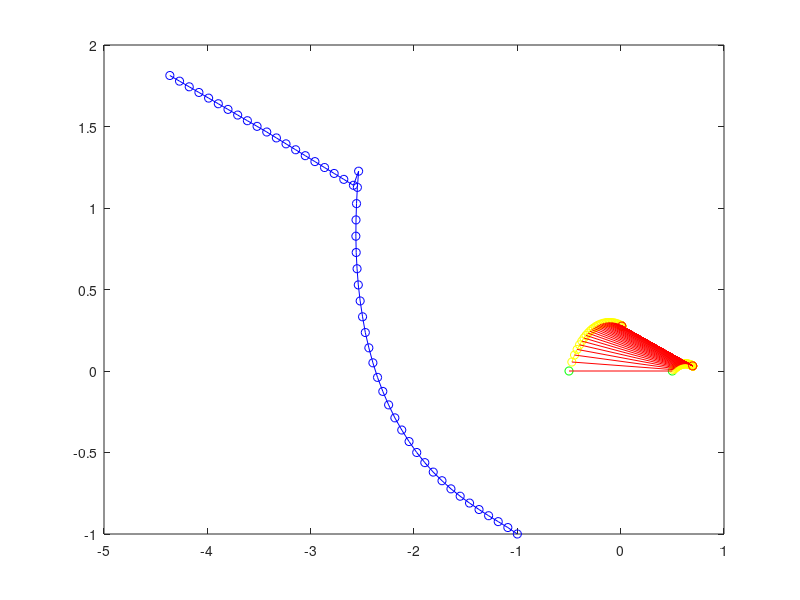

Here is the MATLAB script that generated this plot: (Note: this script raises an error after producing the figure.)
clear; clc;

% ---------------------hyper-parameters------------------------
hp.number_interval = 50;
hp.time_interval = 1.0;
hp.number_evader = 2;
hp.number_pursuer = 1;
hp.vemax_repulsion = 0.4;
hp.vemax_attraction = 0;
hp.vp = 0.1;
hp.K = 1.0;
hp.epsilon = 0.05*2;
hp.angle_resolution = 1.0;
hp.alpha = 0.8;

% file = load('data_file.mat');

% hp.initial_pursuer_position = file.initial_pursuer_position;
hp.initial_pursuer_position = [-1;-1];

% hp.initial_evader_position = rand(2*hp.number_evader,1)*2-1;
% hp.initial_evader_position = file.initial_evader_position;
hp.initial_evader_position = [0.5;0;-0.5;0];

hp.destination = [0;0];
% ---------------------------hyper-parameters------------------------

pursuer_trajectory = zeros(2*hp.number_pursuer,hp.number_interval+1);
evader_trajectory = zeros(2*hp.number_evader,hp.number_interval+1);
pursuer_trajectory(:,1) = hp.initial_pursuer_position;
evader_trajectory(:,1) = hp.initial_evader_position;
distance_list = zeros(4,hp.number_interval+1);

for t = 1:hp.number_interval
    metric_list = zeros(360/hp.angle_resolution,1);
	for angle = 0:hp.angle_resolution:359.999
		pursuer_evader_vector = reshape(evader_trajectory(:,t),2,hp.number_evader) - repmat(pursuer_trajectory(:,t),[1,hp.number_evader]);
		pursuer_evader_distance = sqrt(sum(pursuer_evader_vector.^2,1));
		pursuer_temp_position = pursuer_trajectory(:,t) + [hp.vp*cos(angle);hp.vp*sin(angle)]*hp.time_interval;
		pursuer_velocity = [hp.vp*cos(angle);hp.vp*sin(angle)];
		costheta = (transpose(pursuer_velocity)*pursuer_evader_vector)./(pursuer_evader_distance*norm(pursuer_velocity));
		repulsion_term = reshape(0.5*hp.vemax_repulsion*repmat(exp(-hp.K*pursuer_evader_distance).*(1+costheta),[2,1]).*(pursuer_evader_vector./repmat(pursuer_evader_distance,[2,1])),2*hp.number_evader,1);
		evader_temp_position = evader_trajectory(:,t) + repulsion_term*hp.time_interval;
		evader_destination_vector = reshape(evader_temp_position,2,hp.number_evader) - repmat(hp.destination,[1,hp.number_evader]);
		evader_destination_total_distance = sum(sqrt(sum(evader_destination_vector.^2,1)));
        inter_evader_distance = norm(evader_temp_position(1:2,1) - evader_temp_position(3:4,1));
		metric_list(angle/hp.angle_resolution+1,1) = hp.alpha*evader_destination_total_distance + (1-hp.alpha)*inter_evader_distance;
	end
	[~,loc] = min(metric_list);
    optimal_angle = (loc-1)*hp.angle_resolution;
	pursuer_trajectory(:,t+1) = pursuer_trajectory(:,t) + [hp.vp*cos(optimal_angle);hp.vp*sin(optimal_angle)]*hp.time_interval;
	pursuer_evader_vector = reshape(evader_trajectory(:,t),2,hp.number_evader) - repmat(pursuer_trajectory(:,t),[1,hp.number_evader]);
	pursuer_evader_distance = sqrt(sum(pursuer_evader_vector.^2,1));
	pursuer_velocity = (pursuer_trajectory(:,t+1) - pursuer_trajectory(:,t))/hp.time_interval;
	costheta = (transpose(pursuer_velocity)*pursuer_evader_vector)./(pursuer_evader_distance*norm(pursuer_velocity));
	repulsion_term = reshape(0.5*hp.vemax_repulsion*repmat(exp(-hp.K*pursuer_evader_distance).*(1+costheta),[2,1]).*(pursuer_evader_vector./repmat(pursuer_evader_distance,[2,1])),2*hp.number_evader,1);
	evader_trajectory(:,t+1) = evader_trajectory(:,t) + repulsion_term*hp.time_interval;
    evader_dest_distance = sqrt(sum((reshape(evader_trajectory(:,t),2,hp.number_evader) - repmat(hp.destination,[1,hp.number_evader])).^2,1));
    inter_evader_distance = norm(evader_trajectory(1:2,t) - evader_trajectory(3:4,t));
    distance_list(:,t) = [transpose(evader_dest_distance);inter_evader_distance;hp.alpha*sum(evader_dest_distance)+(1-hp.alpha)*inter_evader_distance];
%     if t == 100
%         hp.alpha = 1.0;
%     end
end
evader_dest_distance = sqrt(sum((reshape(evader_trajectory(:,hp.number_interval+1),2,hp.number_evader) - repmat(hp.destination,[1,hp.number_evader])).^2,1));
inter_evader_distance = norm(evader_trajectory(1:2,hp.number_interval+1) - evader_trajectory(3:4,hp.number_interval+1));
distance_list(:,hp.number_interval+1) = [transpose(evader_dest_distance);inter_evader_distance;hp.alpha*sum(evader_dest_distance)+(1-hp.alpha)*inter_evader_distance];

figure;
plot(pursuer_trajectory(1,:), pursuer_trajectory(2,:), 'o-', 'color', 'blue');hold on;
for i=1:hp.number_evader
    plot(evader_trajectory(2*i-1,1),evader_trajectory(2*i,1), 'o-', 'color', 'green');hold on;
    plot(evader_trajectory(2*i-1,2:hp.number_interval),evader_trajectory(2*i,2:hp.number_interval),'o-','color','yellow');hold on;
    plot(evader_trajectory(2*i-1,hp.number_interval+1),evader_trajectory(2*i,hp.number_interval+1), 'o-', 'color', 'red');hold on;
end

for t = 1:hp.number_interval
   plot([evader_trajectory(1,t),evader_trajectory(3,t)],[evader_trajectory(2,t),evader_trajectory(4,t)],'r');
end

draw_circle(hp.destination(1,1), hp.destination(2,1), hp.epsilon);
grid on;
xlabel('X');
ylabel('Y');
title('shepherding-greedy-approach');
hold off;

figure;
plot(distance_list(1,:),'color','red');hold on;
plot(distance_list(2,:),'color','green');hold on;
plot(distance_list(3,:),'color','blue');hold on;
plot(distance_list(4,:),'color','black');hold on;
grid on;
ylabel('distance-metric');
xlabel('time-step');
hold off;